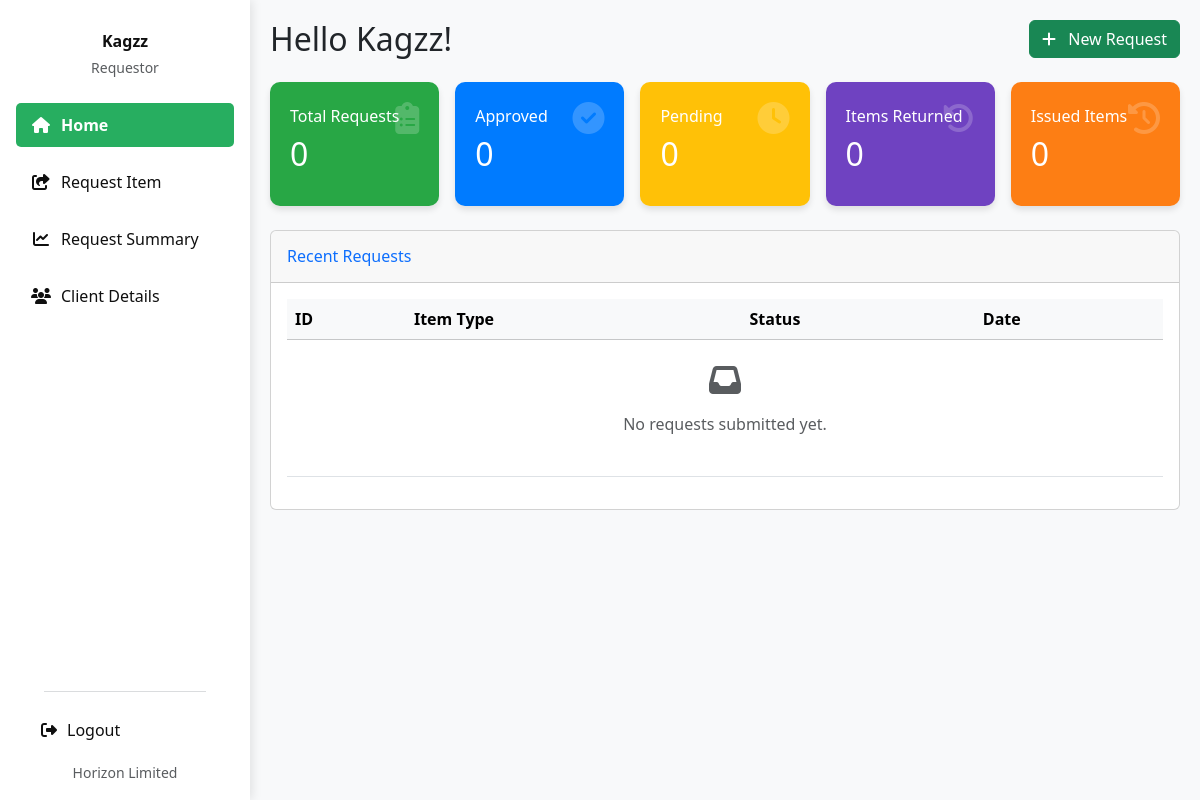
/requestor_dashboard (signed in), run on an earlier commit of the app's database.
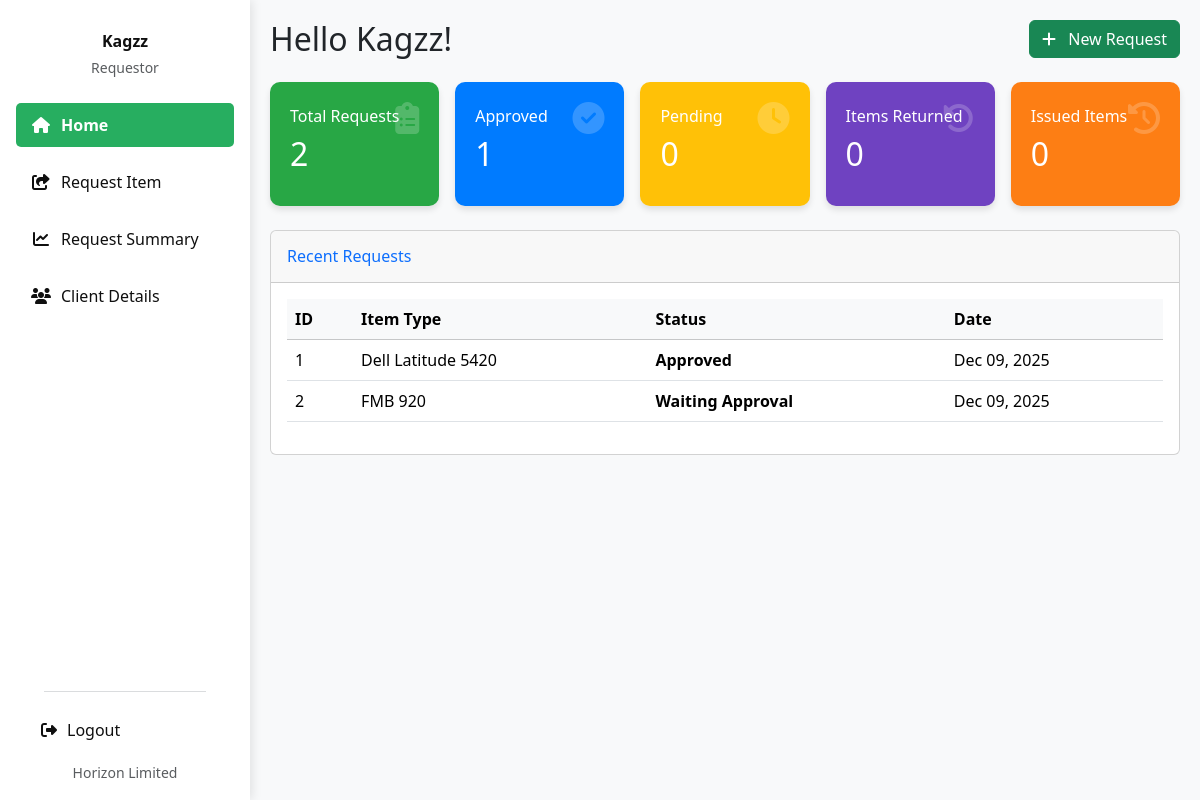
And on a later commit of the database.
### invent/models.py (models this page shows, shortened)
class DeviceRequest(models.Model):
    device = models.ForeignKey("Device", on_delete=models.CASCADE, related_name="requests")
    imei_obj = models.ForeignKey('DeviceIMEI', null=True, blank=True,
                                 on_delete=models.SET_NULL, related_name='device_requests')
    requestor = models.ForeignKey(User, on_delete=models.CASCADE, related_name="device_requests")
    client = models.ForeignKey("Client", on_delete=models.CASCADE,
                               related_name="client_requests", null=True, blank=True)
    branch = models.ForeignKey(Branch, on_delete=models.SET_NULL, null=True, blank=True, related_name="requests")
    country = models.ForeignKey(Country, on_delete=models.SET_NULL, null=True, blank=True)
    imei_no = models.CharField(max_length=50, null=True, blank=True)
    quantity = models.PositiveIntegerField(default=1)
    reason = models.TextField(blank=True, null=True)
    application_date = models.DateField(default=timezone.now)
    payment_proof = models.FileField(upload_to="payment_proofs/", null=True, blank=True)
    STATUS_CHOICES = [
        ('Pending', 'Pending'),
        ('Approved', 'Approved'),
        ('Waiting Approval', 'Waiting Admin Approval'),
        ('Issued', 'Issued'),
        ('Rejected', 'Rejected'),
        ('Cancelled', 'Cancelled'),
        ('Partially Returned', 'Partially Returned'),
        ('Fully Returned', 'Fully Returned'),
    ]
    status = models.CharField(max_length=20, choices=STATUS_CHOICES, default='Pending')
    date_requested = models.DateTimeField(auto_now_add=True)
    date_issued = models.DateTimeField(null=True, blank=True)
    returned_quantity = models.PositiveIntegerField(default=0)
    _original_status = None
    def __init__(self, *args, **kwargs):
        super().__init__(*args, **kwargs)
        self._original_status = self.status

class Device(models.Model):
    STATUS_CHOICES = (
        ('available', 'Available'),
        ('issued', 'Issued'),
        ('returned', 'Returned'),
        ('faulty', 'Faulty'),
    )
    name = models.CharField(max_length=255)
    oem = models.ForeignKey(
        OEM,
        on_delete=models.SET_NULL,
        null=True,
        blank=False,
        related_name='devices'
    )
    product_id = models.CharField(max_length=30, blank=True)
    total_quantity = models.PositiveIntegerField(default=1)
    quantity_issued = models.PositiveIntegerField(default=0)
    imei_no = models.CharField(
        max_length=50, unique=True, null=True, blank=True)
    serial_no = models.CharField(
        max_length=50, unique=True, null=True, blank=True)
    mac_address = models.CharField(
        max_length=50, unique=True, null=True, blank=True)
    category = models.CharField(
        max_length=100, blank=True, help_text="e.g. Laptop or Router")
    manufacturer = models.CharField(max_length=100, blank=True)
    description = models.TextField(blank=True)
    selling_price = models.DecimalField(
        max_digits=10, decimal_places=2, null=True, blank=True)
    currency = models.CharField(
        max_length=10, choices=CURRENCY_CHOICES, default='USD')
    branch = models.ForeignKey(
        Branch, on_delete=models.SET_NULL, null=True, blank=True)
    country = models.ForeignKey(
        Country, on_delete=models.SET_NULL, null=True, blank=True)
    status = models.CharField(
        max_length=20, choices=STATUS_CHOICES, default='available')
    class Meta:
        permissions = [
            ("can_issue_item", "Can issue device to client"),
            ("can_return_item", "Can record device returns"),
        ]

### invent/views.py (the view)
# urls.py: path('requestor_dashboard', views.requestor_dashboard, name='requestor_dashboard'),
@login_required
def requestor_dashboard(request):
    user_requests = DeviceRequest.objects.filter(
        requestor=request.user).order_by('id')
    labeled_requests = []
    total_requests_count = user_requests.count()
    for idx, req in enumerate(user_requests, start=1):
        label = total_requests_count - idx + 1
        req.label_id = label
        labeled_requests.append(req)
    device_summary = (
        user_requests
        .values('device__imei_no')
        .annotate(
            total_requested=Count('id'),
            total_approved=Count('id', filter=Q(status='Approved')),
            total_pending=Count('id', filter=Q(status='Pending')),
            total_issued=Count('id', filter=Q(status='Issued')),
            total_fully_returned=Count(
                'id', filter=Q(status='Fully Returned')),
            total_partially_returned=Count(
                'id', filter=Q(status='Partially Returned')),
        )
        .order_by('device__imei_no')
    )
    context = {
        'requests': labeled_requests,
        'total_requests': user_requests.count(),
        'approved_count': user_requests.filter(status='Approved').count(),
        'pending_count': user_requests.filter(status='Pending').count(),
        'issued_count': user_requests.filter(status='Issued').count(),
        'fully_returned_count': user_requests.filter(status='Fully Returned').count(),
        'partially_returned_count': user_requests.filter(status='Partially Returned').count(),
        'device_summary': device_summary,
    }
    return render(request, 'invent/requestor_dashboard.html', context)

### invent/context_processors.py (called while the page is built, shortened)
def pending_requests_count(request):
    if not request.user.is_authenticated:
        return {'pending_requests_count_for_sidebar': 0}
    try:
        if request.user.is_superuser:
            count = DeviceRequest.objects.filter(status='Pending').count()
            return {'pending_requests_count_for_sidebar': count}
    except Exception:
        return {'pending_requests_count_for_sidebar': 0}
    return {'pending_requests_count_for_sidebar': 0}

def user_branch(request):
    branch = None
    try:
        if request.user.is_authenticated:
            profile = getattr(request.user, 'profile', None)
            branch = getattr(profile, 'branch', None)
    except Exception:
        branch = None
    return {'user_branch': branch}

### invent/templates/invent/requestor_dashboard.html (shortened to what the changed rows need)
<!DOCTYPE html>
<html lang="en">
<head>
  <link href="https://cdn.jsdelivr.net/npm/bootstrap@5.3.3/dist/css/bootstrap.min.css" rel="stylesheet">
  <link href="https://cdnjs.cloudflare.com/ajax/libs/font-awesome/6.4.0/css/all.min.css" rel="stylesheet">
  <link rel="stylesheet" href="https://cdnjs.cloudflare.com/ajax/libs/animate.css/4.1.1/animate.min.css"/>
</head>
<body>
<div class="d-flex">
  <main class="main-content w-100">
    {% block main_content %}
    <div class="d-flex justify-content-between align-items-center mb-4 flex-wrap">
      <h2 class="greeting mb-3 mb-md-0 animate__animated animate__fadeInLeft">
        Hello {{ user.first_name|default:user.username }}!
      </h2>
    </div>
    <div class="row g-3 mb-4">
      <div class="col-12 col-sm-6 col-lg-4 col-xl-2 custom-width">
        <div class="summary-card card-total">
          <div class="card-body">
            <h6>Total Requests</h6>
            <h2>{{ total_requests }}</h2>
            <i class="fas fa-clipboard-list card-icon"></i>
          </div>
        </div>
      </div>
      <div class="col-12 col-sm-6 col-lg-4 col-xl-2 custom-width">
        <div class="summary-card card-approved">
          <div class="card-body">
            <h6>Approved</h6>
            <h2>{{ approved_count }}</h2>
            <i class="fas fa-check-circle card-icon"></i>
          </div>
        </div>
      </div>
      <div class="col-12 col-sm-6 col-lg-4 col-xl-2 custom-width">
        <div class="summary-card card-pending">
          <div class="card-body">
            <h2>{{ pending_count }}</h2>
          </div>
        </div>
      </div>
      <div class="col-12 col-sm-6 col-lg-4 col-xl-2 custom-width">
        <div class="summary-card card-returned">
          <div class="card-body">
            <h2>{{ fully_returned_count }}</h2>
          </div>
        </div>
      </div>
      <div class="col-12 col-sm-6 col-lg-4 col-xl-2 custom-width">
        <div class="summary-card card-partial">
          <div class="card-body">
            <h2>{{ issued_count }}</h2>
          </div>
        </div>
      </div>
    </div>
    <div class="card data-table">
      <div class="card-body table-responsive">
        <table class="table table-hover">
          <thead class="table-light">
            <tr>
              <th>ID</th>
              <th>Item Type</th>
              <th>Status</th>
              <th>Date</th>
            </tr>
          </thead>
          <tbody>
            {% for req in requests %}
              <tr>
                <td>{{ forloop.counter }}</td>
                <td>{{ req.device.name }}</td>
                <td>
                  <span class="fw-semibold">{{ req.status }}</span>
                </td>
                <td>{{ req.date_requested|date:"M d, Y" }}</td>
              </tr>
            {% empty %}
              <tr>
                <td colspan="5" class="text-center text-muted py-4">
                  <i class="fas fa-inbox fa-2x mb-3"></i>
                  <p>No requests submitted yet.</p>
                </td>
              </tr>
            {% endfor %}
          </tbody>
        </table>
      </div>
    </div>
    {% endblock main_content %}
  </main>
</div>
</body>
</html>

What changed in the data, as far as the page shows it:
added DeviceRequest: device.name "Dell Latitude 5420", status "Approved", date_requested "Dec 09, 2025"
added DeviceRequest: device.name "FMB 920", status "Waiting Approval", date_requested "Dec 09, 2025"
Also different on the page:
{{ total_requests }}: "0" → "2"
{{ approved_count }}: "0" → "1"
text no longer shown: "No requests submitted yet."
